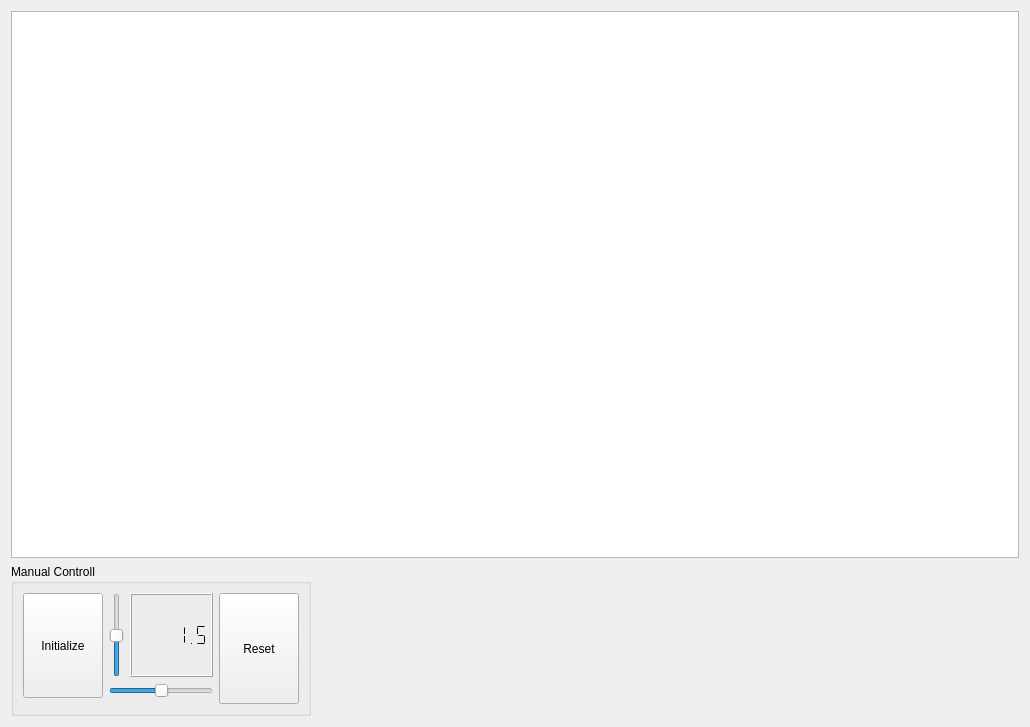
<?xml version="1.0" encoding="UTF-8"?>
<ui version="4.0">
 <class>main_window</class>
 <widget class="QWidget" name="main_window">
  <property name="geometry">
   <rect>
    <x>0</x>
    <y>0</y>
    <width>1030</width>
    <height>727</height>
   </rect>
  </property>
  <property name="windowTitle">
   <string>Car Center</string>
  </property>
  <layout class="QGridLayout" name="gridLayout" rowstretch="3,0,0,0,0,0" columnstretch="0,0,0,0,0">
   <item row="3" column="1">
    <widget class="QGroupBox" name="groupBox">
     <property name="maximumSize">
      <size>
       <width>300</width>
       <height>16777215</height>
      </size>
     </property>
     <property name="title">
      <string>Manual Controll</string>
     </property>
     <layout class="QGridLayout" name="gridLayout_2">
      <property name="sizeConstraint">
       <enum>QLayout::SetDefaultConstraint</enum>
      </property>
      <item row="0" column="1">
       <layout class="QHBoxLayout" name="horizontalLayout">
        <item>
         <widget class="QSlider" name="slider_speed">
          <property name="minimum">
           <number>0</number>
          </property>
          <property name="maximum">
           <number>100</number>
          </property>
          <property name="value">
           <number>50</number>
          </property>
          <property name="orientation">
           <enum>Qt::Vertical</enum>
          </property>
         </widget>
        </item>
       </layout>
      </item>
      <item row="0" column="5" rowspan="3">
       <widget class="QPushButton" name="btn_reset">
        <property name="sizePolicy">
         <sizepolicy hsizetype="Minimum" vsizetype="Expanding">
          <horstretch>0</horstretch>
          <verstretch>0</verstretch>
         </sizepolicy>
        </property>
        <property name="text">
         <string>Reset</string>
        </property>
       </widget>
      </item>
      <item row="1" column="1" colspan="4">
       <widget class="QSlider" name="slider_steering">
        <property name="minimum">
         <number>0</number>
        </property>
        <property name="maximum">
         <number>100</number>
        </property>
        <property name="value">
         <number>50</number>
        </property>
        <property name="orientation">
         <enum>Qt::Horizontal</enum>
        </property>
        <property name="invertedAppearance">
         <bool>false</bool>
        </property>
        <property name="invertedControls">
         <bool>false</bool>
        </property>
       </widget>
      </item>
      <item row="0" column="2" colspan="3">
       <widget class="QLCDNumber" name="lcd_speed_n_steering">
        <property name="digitCount">
         <number>7</number>
        </property>
        <property name="segmentStyle">
         <enum>QLCDNumber::Flat</enum>
        </property>
        <property name="value" stdset="0">
         <double>1.500000000000000</double>
        </property>
       </widget>
      </item>
      <item row="0" column="0" rowspan="2">
       <widget class="QPushButton" name="btn_initialize">
        <property name="sizePolicy">
         <sizepolicy hsizetype="Minimum" vsizetype="Expanding">
          <horstretch>0</horstretch>
          <verstretch>0</verstretch>
         </sizepolicy>
        </property>
        <property name="text">
         <string>Initialize</string>
        </property>
       </widget>
      </item>
     </layout>
    </widget>
   </item>
   <item row="0" column="1" rowspan="3">
    <widget class="QGraphicsView" name="gv_car_camera"/>
   </item>
  </layout>
 </widget>
 <resources/>
 <connections/>
</ui>
